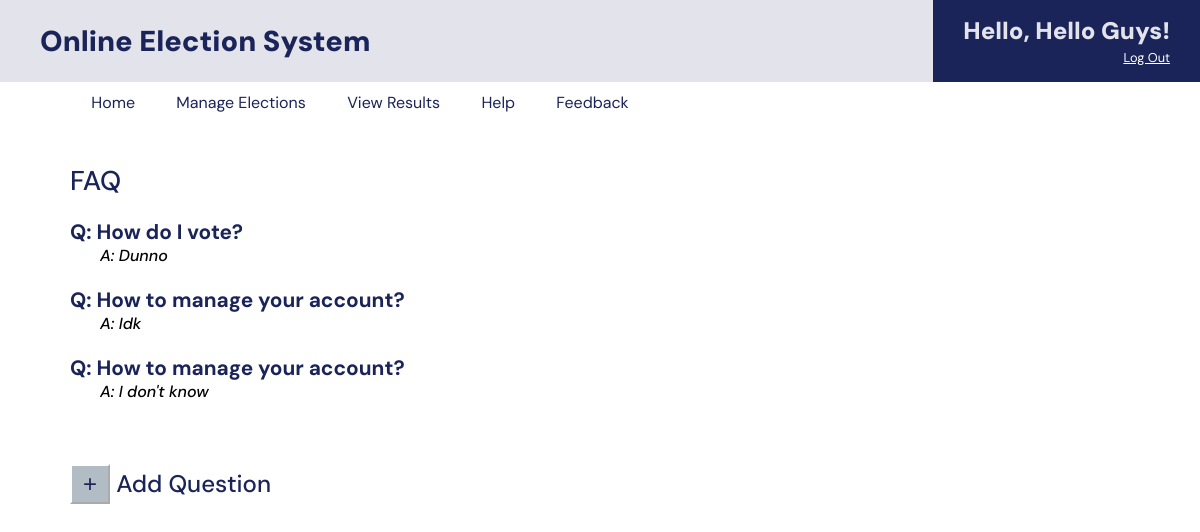
The page /includes/admin-help.php (signed in) on the database its author committed.
### tables this page shows
CREATE TABLE `help_tbl` (
  `id` int(11) NOT NULL,
  `question` text NOT NULL,
  `answer` text NOT NULL
);

### includes/admin-help.php (the view, shortened to what this page needs)
<?php
	include_once 'header.php';
	require_once 'dbh.inc.php';
		$result = $conn->query("select * from help_tbl");
?>
		<div class="help">
            <div class="subtitle">
                FAQ
            </div>
			<?php foreach ($result as $faq): ?>
			<div class="question">
                Q: <?php echo $faq["question"]; ?>
				<div class="answer">
					A: <?php echo $faq["answer"]; ?>
				</div>
            </div>
			<?php endforeach; ?>
			<br><br><button id="addQuestBtn" onclick="formHide()">+</button><span id="addQuestion"> Add Question</span>
		</div>
</body>
</html>

### includes/header.php (shortened to what this page needs)
<!DOCTYPE html>
<html lang="en">
<head>
    <link rel="stylesheet" href="../css/style.css?v=<?php echo time(); ?>">
</head>
<body id="entire">
       <div class="top">
           <div class="title">
               Online Election System
           </div>
           <div class="start">
                <?php
                if(isset($_SESSION['adminid'])) {
                    require_once 'dbh.inc.php';
                    $access = $conn->prepare("select concat('Hello, ', firstName,' ', lastName, '!') as 'name' from admin_tbl where id = ?");
                    $access->bind_param('i', $_SESSION['adminid']);
                    $access->execute();
                    $result = $access->get_result();
                    if ($result->num_rows > 0){
                        $data = $result -> fetch_assoc();
                        echo "<div class='greet'><p> ". $data['name']."</p><a href='log_out.php'class='log-out'>Log Out</a> </div>";
                    }
                } else if(isset($_SESSION['voterid'])){
                    require_once 'dbh.inc.php';
                    $access = $conn->prepare("select concat('Hello, ', firstName,' ', lastName, '!') as 'name' from voter_tbl where id = ?");
                    $access->bind_param('i', $_SESSION['voterid']);
                    $access->execute();
                    $result = $access->get_result();
                    if ($result->num_rows > 0){
                        $data = $result -> fetch_assoc();
                        echo "<div class='greet'><p> ". $data['name']."</p><a href='log_out.php'class='log-out'>Log Out</a> </div>";
                    }
                }else {
                    echo " <a href='voter_log.php'class='log-in'>Log In</a>";
                    echo "<a href='registration.php' class='reg'>Register</a>" ;
                }
                ?>
          </div>
        </div>
        <nav>
            <div class="main-nav">
                 <ul class="menu">
                      <li>
                           <a href="home.php">Home</a>
                      </li>
                    <?php
                        if(isset($_SESSION['adminid'])) {
                            echo "<li> <a href='admin_manage_elections.php' id='manage-elec'>Manage Elections</a></li>";
                            echo "<li> <a href='admin_results.php'>View Results</a></li>";
							echo "<li> <a href='admin-help.php'>Help</a></li>";
							echo "<li> <a href='admin-contact.php'>Feedback</a></li>";
                        } else if (isset($_SESSION['voterid'])){
                            echo "<li> <a href='voting-page.php'>Vote</a></li>";
                            echo "<li> <a href='voter-results.php'>View Results</a></li>";
                            echo "<li> <a href='help.php'>Help</a></li>";
							echo "<li> <a href='contact.php'>Contact Us</a></li>";
                        } else {
                            echo "<li><a id='admin-log'href='admin_log.php'>Administrator</a></li>";
                            echo "<li><a id='voter-log'href='voter_log.php'>Voter</a></li>";
							echo "<li> <a href='help.php'>Help</a></li>";
							echo "<li> <a href='contact.php'>Contact Us</a></li>";
                        }
                    ?>
                 </ul>
            </div>
        </nav>
</body>
</html>

### css/style.css (style rules this page uses)
:root { --dark-blue: #1b2459; --light-gray: #e2e3eb; --white: #ffffff; }
* { margin: 0; padding: 0; box-sizing: border-box; }
a { text-decoration: none; }
body { height: 100vh; font-family: "DM Sans", sans-serif; display: flex; flex-direction: column; }
.top { min-width: 100%; font-weight: 900; display: flex; justify-content: flex-end; align-items: center; color: var(--dark-blue); background-color: var(--light-gray); }
.title { font-size: 1.8rem; padding: 20px 0px 20px 40px; background-color: var(--light-gray); margin-right: auto; }
.start p { font-size: 1.5rem; }
.start .greet .log-out { font-size: 0.8rem; color:var(--white); text-decoration: underline; font-weight: 400; }
.start .greet { text-align: end; padding: 15px 30px 15px 30px; background-color: var(--dark-blue); color: var(--light-gray); }
.main-nav { background-color: var(--white); padding: 10px 0px 10px 60px; }
.menu { display: flex; justify-content: space-evenly; max-width: 75vh; }
.menu li { position: relative; list-style: none; }
.menu li a { color: var(--dark-blue); border: 10px solid transparent; }
.subtitle { font-size: 1.7rem; margin-right: auto; color: var(--dark-blue); font-weight: 500; margin-bottom: 20px; }
.help { padding: 40px 0px 0px 70px; color: var(--dark-blue); }
.question { font-size: 1.3rem; margin-right: auto; color: var(--dark-blue); font-weight: bold; margin-bottom: 20px; }
.answer { font-size: 1.0rem; margin-left:30px; margin-right:50px; text-align:justify; color: black; font-weight: 500; font-style: italic; margin-bottom: 20px; }
#addQuestBtn { margin-bottom: 40px; height: 40px; width: 40px; background-color: #B2BCC5; color: #1b2459; border-color: #ffffff; font-size: 1.5rem; }
#addQuestion { display: inline; font-size: 1.5rem; margin-right: auto; color: var(--dark-blue); font-weight: 500; margin-bottom: 20px; }

### rows shown on the page
help_tbl: question "How do I vote?", answer "Dunno"
help_tbl: question "How to manage your account?", answer "Idk"
help_tbl: question "How to manage your account?", answer "I don't know"

### other values the page prints
$data['name'] "Hello, Hello Guys!"
